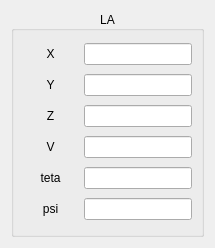
<?xml version="1.0" encoding="UTF-8"?>
<ui version="4.0">
 <class>laInitialFrame</class>
 <widget class="QFrame" name="laInitialFrame">
  <property name="geometry">
   <rect>
    <x>0</x>
    <y>0</y>
    <width>215</width>
    <height>248</height>
   </rect>
  </property>
  <property name="windowTitle">
   <string>Frame</string>
  </property>
  <layout class="QGridLayout" name="gridLayout_2">
   <item row="0" column="0">
    <widget class="QGroupBox" name="groupBox">
     <property name="title">
      <string>LA</string>
     </property>
     <property name="alignment">
      <set>Qt::AlignCenter</set>
     </property>
     <property name="flat">
      <bool>true</bool>
     </property>
     <property name="checkable">
      <bool>false</bool>
     </property>
     <property name="checked">
      <bool>false</bool>
     </property>
     <layout class="QGridLayout" name="gridLayout">
      <item row="0" column="0">
       <layout class="QHBoxLayout" name="Layout_X">
        <item>
         <widget class="QLabel" name="label_X">
          <property name="sizePolicy">
           <sizepolicy hsizetype="Minimum" vsizetype="Fixed">
            <horstretch>0</horstretch>
            <verstretch>0</verstretch>
           </sizepolicy>
          </property>
          <property name="text">
           <string>X</string>
          </property>
          <property name="alignment">
           <set>Qt::AlignCenter</set>
          </property>
         </widget>
        </item>
        <item>
         <widget class="QLineEdit" name="LineEdit_X">
          <property name="sizePolicy">
           <sizepolicy hsizetype="Fixed" vsizetype="Fixed">
            <horstretch>0</horstretch>
            <verstretch>0</verstretch>
           </sizepolicy>
          </property>
         </widget>
        </item>
       </layout>
      </item>
      <item row="1" column="0">
       <layout class="QHBoxLayout" name="Layout_Y">
        <item>
         <widget class="QLabel" name="label_Y">
          <property name="sizePolicy">
           <sizepolicy hsizetype="Minimum" vsizetype="Fixed">
            <horstretch>0</horstretch>
            <verstretch>0</verstretch>
           </sizepolicy>
          </property>
          <property name="text">
           <string>Y</string>
          </property>
          <property name="alignment">
           <set>Qt::AlignCenter</set>
          </property>
         </widget>
        </item>
        <item>
         <widget class="QLineEdit" name="LineEdit_Y">
          <property name="sizePolicy">
           <sizepolicy hsizetype="Fixed" vsizetype="Fixed">
            <horstretch>0</horstretch>
            <verstretch>0</verstretch>
           </sizepolicy>
          </property>
         </widget>
        </item>
       </layout>
      </item>
      <item row="2" column="0">
       <layout class="QHBoxLayout" name="Layout_Z">
        <item>
         <widget class="QLabel" name="label_Z">
          <property name="sizePolicy">
           <sizepolicy hsizetype="Minimum" vsizetype="Fixed">
            <horstretch>0</horstretch>
            <verstretch>0</verstretch>
           </sizepolicy>
          </property>
          <property name="text">
           <string>Z</string>
          </property>
          <property name="alignment">
           <set>Qt::AlignCenter</set>
          </property>
         </widget>
        </item>
        <item>
         <widget class="QLineEdit" name="LineEdit_Z">
          <property name="sizePolicy">
           <sizepolicy hsizetype="Fixed" vsizetype="Fixed">
            <horstretch>0</horstretch>
            <verstretch>0</verstretch>
           </sizepolicy>
          </property>
         </widget>
        </item>
       </layout>
      </item>
      <item row="3" column="0">
       <layout class="QHBoxLayout" name="Layout_V">
        <item>
         <widget class="QLabel" name="label_V">
          <property name="sizePolicy">
           <sizepolicy hsizetype="Minimum" vsizetype="Fixed">
            <horstretch>0</horstretch>
            <verstretch>0</verstretch>
           </sizepolicy>
          </property>
          <property name="text">
           <string>V</string>
          </property>
          <property name="alignment">
           <set>Qt::AlignCenter</set>
          </property>
         </widget>
        </item>
        <item>
         <widget class="QLineEdit" name="LineEdit_V">
          <property name="sizePolicy">
           <sizepolicy hsizetype="Fixed" vsizetype="Fixed">
            <horstretch>0</horstretch>
            <verstretch>0</verstretch>
           </sizepolicy>
          </property>
         </widget>
        </item>
       </layout>
      </item>
      <item row="4" column="0">
       <layout class="QHBoxLayout" name="Layout_teta">
        <item>
         <widget class="QLabel" name="label_teta">
          <property name="sizePolicy">
           <sizepolicy hsizetype="Minimum" vsizetype="Fixed">
            <horstretch>0</horstretch>
            <verstretch>0</verstretch>
           </sizepolicy>
          </property>
          <property name="text">
           <string>teta</string>
          </property>
          <property name="alignment">
           <set>Qt::AlignCenter</set>
          </property>
         </widget>
        </item>
        <item>
         <widget class="QLineEdit" name="LineEdit_teta">
          <property name="sizePolicy">
           <sizepolicy hsizetype="Fixed" vsizetype="Fixed">
            <horstretch>0</horstretch>
            <verstretch>0</verstretch>
           </sizepolicy>
          </property>
         </widget>
        </item>
       </layout>
      </item>
      <item row="5" column="0">
       <layout class="QHBoxLayout" name="Layout_psi">
        <item>
         <widget class="QLabel" name="label_psi">
          <property name="sizePolicy">
           <sizepolicy hsizetype="Minimum" vsizetype="Fixed">
            <horstretch>0</horstretch>
            <verstretch>0</verstretch>
           </sizepolicy>
          </property>
          <property name="text">
           <string>psi</string>
          </property>
          <property name="alignment">
           <set>Qt::AlignCenter</set>
          </property>
         </widget>
        </item>
        <item>
         <widget class="QLineEdit" name="LineEdit_psi">
          <property name="sizePolicy">
           <sizepolicy hsizetype="Fixed" vsizetype="Fixed">
            <horstretch>0</horstretch>
            <verstretch>0</verstretch>
           </sizepolicy>
          </property>
         </widget>
        </item>
       </layout>
      </item>
     </layout>
    </widget>
   </item>
  </layout>
 </widget>
 <resources/>
 <connections/>
</ui>
